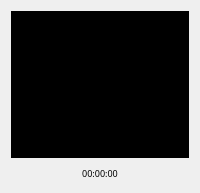
<?xml version="1.0" encoding="UTF-8"?>
<ui version="4.0">
 <class>CaptureItem</class>
 <widget class="QWidget" name="CaptureItem">
  <property name="geometry">
   <rect>
    <x>0</x>
    <y>0</y>
    <width>200</width>
    <height>193</height>
   </rect>
  </property>
  <property name="font">
   <font>
    <family>华文琥珀</family>
    <pointsize>7</pointsize>
   </font>
  </property>
  <property name="windowTitle">
   <string>real_time_catch</string>
  </property>
  <property name="styleSheet">
   <string notr="true"/>
  </property>
  <layout class="QVBoxLayout" name="verticalLayout" stretch="8,1">
   <item>
    <widget class="QLabel" name="capture_img">
     <property name="styleSheet">
      <string notr="true">background-color: rgb(0, 0, 0);</string>
     </property>
     <property name="text">
      <string/>
     </property>
    </widget>
   </item>
   <item>
    <widget class="QLabel" name="capture_time">
     <property name="text">
      <string>00:00:00</string>
     </property>
     <property name="alignment">
      <set>Qt::AlignCenter</set>
     </property>
    </widget>
   </item>
  </layout>
 </widget>
 <resources/>
 <connections/>
</ui>
